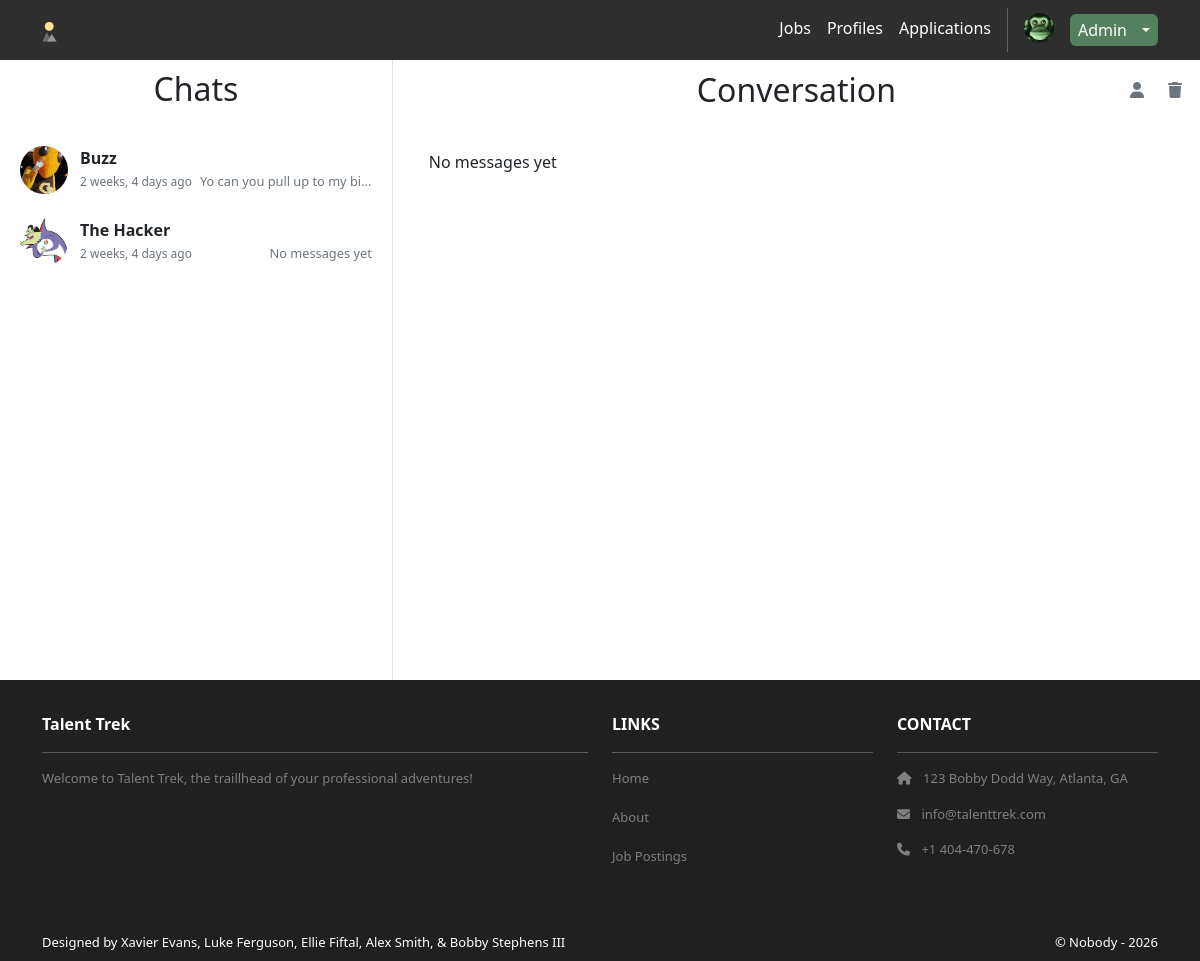
Page /chat/ (signed in) on the committed database.
### accounts/models.py (models this page shows, shortened)
class TTUser(AbstractBaseUser, PermissionsMixin):
    id = models.AutoField(primary_key=True)
    first_name = models.CharField("first name", max_length=31)
    last_name = models.CharField("last_name", max_length=31)
    email = models.EmailField("email address", max_length=127, unique=True)
    link = models.SlugField(max_length=255, blank=True)
    pfp = models.ImageField(upload_to=get_pfp_path, height_field=None, width_field=None, blank=True)
    country = models.ForeignKey(Country, on_delete=models.DO_NOTHING, blank=True, null=True) #UNTESTED
    region = models.ForeignKey(Region, on_delete=models.DO_NOTHING, blank=True, null=True) #UNTESTED
    city = models.ForeignKey(City, on_delete=models.DO_NOTHING, blank=True, null=True) #UNTESTED
    date_joined = models.DateTimeField("date joined", default=timezone.now)
    headline = models.TextField(max_length=1023, blank=True)
    is_seeker = models.BooleanField(default=False)
    is_recruiter = models.BooleanField(default=False)
    is_staff = models.BooleanField(
        "staff status",
        default=False,
        help_text="Designates whether the user can log into this admin site.",
    )
    is_active = models.BooleanField(
        "active",
        default=True,
        help_text=
            "Designates whether this user should be treated as active. "
            "Unselect this instead of deleting accounts.",
    )
    USERNAME_FIELD = "email"
    EMAIL_FIELD = "email"
    REQUIRED_FIELDS = ["first_name", "last_name"]
    objects = CustomAccountManager()
    class Meta:
        db_table = 'auth_user'
        verbose_name = "Talent Trek User"
        verbose_name_plural = "Talent Trek Users"
    def slugify_name(self):
        return f"{slugify(self.first_name)}-{slugify(self.last_name)}-{str(self.id)}"

### chat/models.py (models this page shows, shortened)
class Room(models.Model):
    id = models.UUIDField(primary_key=True, default=uuid.uuid4, editable=False)
    created_at = models.DateTimeField(auto_now_add=True)
    last_message_at = models.DateTimeField(auto_now=True)
    owner = models.ForeignKey(ChatUser, on_delete=models.CASCADE, related_name='owner')
    participant = models.ForeignKey(ChatUser, on_delete=models.CASCADE, related_name='participant')

class ChatUser(models.Model):
    TTUser = models.ForeignKey(TTUser, on_delete=models.CASCADE)
    last_read_message_at = models.DateTimeField(auto_now=True)

class Message(models.Model):
    room = models.ForeignKey(Room, on_delete=models.CASCADE)
    chat_user = models.ForeignKey(ChatUser, on_delete=models.CASCADE)
    content = models.TextField()
    created_at = models.DateTimeField(auto_now_add=True)

### chat/views.py (the view)
# urls.py: path('', views.index, name='accounts.index'),
@login_required
def index(request):
    if not ChatUser.objects.filter(TTUser=request.user).exists():
        ChatUser.objects.create(TTUser=request.user)
    conversations = get_conversations(request.user)
    template_data = {}
    template_data['title'] = 'Chat'
    template_data['conversations'] = conversations
    return render(request, 'chat/index.html', {'template_data': template_data})

### chat/views.py (called while the page is built)
def get_conversations(user):
    rooms = Room.objects.filter(Q(owner__TTUser=user) | Q(participant__TTUser=user)).order_by('-last_message_at')
    conversations = []
    for room in rooms:
        other = room.participant if room.owner.TTUser_id == user.id else room.owner
        last_message = Message.objects.filter(room=room).order_by('-created_at').first()
        if last_message:
            last_message_at = last_message.created_at
            last_message_content = last_message.content[:50]
        else:
            last_message_at = room.last_message_at
            last_message_content = ''
        conversations.append({
            'room': room,
            'other': other,
            'last_message_at': last_message_at,
            'last_message_content': last_message_content,
        })
    return conversations

### chat/templates/chat/index.html (shortened to what this page needs)
{% extends 'base.html' %}
{% load static %}
{% load humanize %}
{% block content %}
<link rel="stylesheet" type="text/css" href="{% static 'css/chat.css' %}">
<div class="chat-container">
    <div class="sidebar">
        <div class="sidebar-header">
            <h2>Chats</h2>
        </div>
        <div class="sidebar-content">
            {% for conversation in template_data.conversations %}
            <div class="sidebar-item">
                <div class="sidebar-item-content" onclick="window.location.href='{% url 'chat.room' room_id=conversation.room.id %}';">
                    {% if conversation.other.TTUser.pfp %}
                    <img src="{{ conversation.other.TTUser.pfp.url }}" alt="" class="sidebar-item-avatar"/>
                    {% else %}
                    <img src="{% static 'img/default_pfp.png' %}" alt="" class="sidebar-item-avatar"/>
                    {% endif %}
                    <div class="sidebar-item-text">
                        <h3 class="sidebar-item-name">{{ conversation.other.TTUser.first_name }} {{ conversation.other.TTUser.last_name }}</h3>
                        <div class="sidebar-item-meta">
                            <span class="sidebar-item-time">{{ conversation.last_message_at|naturaltime }}</span>
                            <span class="sidebar-item-preview">{{ conversation.last_message_content|truncatechars:50|default:'No messages yet' }}</span>
                        </div>
                    </div>
                </div>
            </div>
            {% endfor %}
        </div>
    </div>
    <div class="main">
        <div class="main-header">
            {% if template_data.other %}
            <h2>Conversation with {{ template_data.other.TTUser.first_name }} {{ template_data.other.TTUser.last_name }}</h2>
            {% else %}
            <h2>Conversation</h2>
            {% endif %}
            <div class="main-header-actions">
                <button type="button" class="main-header-btn" aria-label="View profile" ><i class="fas fa-user"></i></button>
                <button type="button" class="main-delete-btn" aria-label="Delete conversation"><i class="fas fa-trash"></i></button>
            </div>
        </div>
        <div class="main-chat">
            <div class="message-list">
                <div class="message-list-inner">
                {% for message in template_data.messages %}
                <div class="message-item {% if message.chat_user.TTUser.id == template_data.other.TTUser.id %}message-from-other{% else %}message-from-you{% endif %}">
                    <div class="message-bubble">
                        <p>{{ message.content }}</p>
                    </div>
                </div>
                {% empty %}
                <div class="message-item">
                    <div class="message-bubble">
                        <p>No messages yet</p>
                    </div>
                </div>
                {% endfor %}
            </div>
        </div>
    </div>
</div>
{% endblock content %}

### TalentTrek/templates/base.html (shortened to what this page needs)
<!DOCTYPE html>
<html>
  {% load static %}
  <head>
    <link href="https://cdn.jsdelivr.net/npm/bootstrap@5.3.3/dist/css/bootstrap.min.css" rel="stylesheet">
    <link rel="stylesheet" href="https://cdnjs.cloudflare.com/ajax/libs/font-awesome/6.1.1/css/all.min.css">
    <link href="https://cdn.jsdelivr.net/npm/select2@4.1.0-rc.0/dist/css/select2.min.css" rel="stylesheet">
    <link rel="stylesheet" type="text/css" href="{% static 'css/style.css' %}">
  </head>
  <body>
    <nav class="p-1.5 navbar navbar-dark bg-dark navbar-expand-lg">
      <div class="container align-items-center">
        <a class="navbar-brand" href="{% url 'home.index' %}">
          <img src="{% static 'img/TTLogo.svg' %}" alt="logo" height="20" />
        </a>
        <div class="collapse navbar-collapse" id="navbarNavAltMarkup">
          <div class="navbar-nav ms-auto navbar-ml">
            {% if not user.is_authenticated %}
            <a class="nav-link" href="{% url 'home.index' %}">Home</a>
            <a class="nav-link" href="{% url 'home.about' %}">About</a>
            {% elif user.is_authenticated %}
            <a class="nav-link" href="{% url 'posting.index' %}">Jobs</a>
            <a class="nav-link" href="{% url 'accounts.index' %}">Profiles</a>
            <a class="nav-link" href="{% url 'applications.index' %}">Applications</a>
            {% endif %}
            {% if user.is_authenticated %}
              <a class="navbar-brand" href="{% url 'accounts.profiles' user_link=user.slugify_name %}">
                {% if not user.pfp %}
                  <img class="profile-picture" src="{% static 'img/default_pfp.png' %}" alt="Profile Picture"/>
                {% else %}
                  <img class="profile-picture" src="{{ user.pfp.url }}" alt="Profile Picture"/>
                {% endif %}
              </a>
              <div class="btn-group align-items-center">
                <a type="button" class="btn profile-btn" href="{% url 'accounts.profiles' user_link=user.slugify_name %}">{{ user.first_name }}</a>
                <button type="button" class="btn profile-btn dropdown-toggle dropdown-toggle-split" data-bs-toggle="dropdown" aria-expanded="false">
                </button>
              </div>
            {% else %}
              <a class="nav-link" href="{% url 'accounts.login' %}">Login</a>
              <a class="nav-link" href="{% url 'accounts.register' %}">Register</a>
            {% endif %}
          </div>
        </div>
      </div>
    </nav>
    <div class="main-content">
      {% block content %}
      {% endblock content %}
    </div>
    <section class="p-3 ms-footer d-none d-md-block">
      <div class="container">
        <div class="row mt-3 text-white">
          <div class="col-md-6 col-lg-6 col-xl-6 mx-auto mb-4">
            <b>Talent Trek</b>
            <hr />
            <p>Welcome to Talent Trek, the traillhead of your professional adventures!</p>
          </div>
          <div class="col-md-3 col-lg-3 col-xl-3 mx-auto mb-4">
            <b>LINKS</b>
            <hr />
            <p>
              <a class="nav-link" href="{% url 'home.index' %}">Home</a>
              <br>
              <a class="nav-link" href="{% url 'home.about' %}">About</a>
              <br>
              <a class="nav-link" href= "{% url 'posting.index' %}">Job Postings</a>
              </p>
          </div>
          <div class="col-md-3 col-lg-3 col-xl-3 mx-auto mb-4">
            <b>CONTACT</b>
            <hr />
            <p><i class="fas fa-home me-2"></i> 123 Bobby Dodd Way, Atlanta, GA</p>
            <p><i class="fas fa-envelope me-2"></i> info@talenttrek.com</p>
            <p><i class="fas fa-phone me-2"></i> +1 404-470-678</p>
          </div>
        </div>
      </div>
    </section>
    <section class="ms-footer-bottom">
      <div class="container d-flex justify-content-between">
        <div class="me-5 text-white">
          <span>Designed by Xavier Evans, Luke Ferguson, Ellie Fiftal, Alex Smith, & Bobby Stephens III</span>
        </div>
        <div class="text-white">
          <span>© Nobody - 2026</span>
        </div>
      </div>
    </section>
  </body>
</html>

### TalentTrek/static/css/style.css (style rules this page uses)
:root { --text: #ffffff; --background: #010104; --primary-light: #91b69a; --primary: #548060; --primary-dark: #324c39; --secondary: #0f1d0c; --secondary-light: #596e55; --accent: #6c92c0; --accent-light: #afc7e4; --accent-dark: #5b6e86; }
html, body { min-height: 100vh; display: flex; flex-direction: column; }
.main-content { flex: 1; }
.navbar a.nav-link { color: var(--text) !important; }
.bg-dark { background-color: #2E2E2E !important; }
.ms-footer, .ms-footer-bottom { background-color: #202020; }
.ms-footer p { color: #7F7F7F; font-size: 13px; }
.ms-footer-bottom span { font-size: 13px; line-height: 38px; }
.profile-btn { height: 2rem; text-align: center; background-color: var(--primary); border: none; border-radius: 0.375rem; color: white; padding: 0.25rem 0.5rem 0.5rem; text-align: center; text-decoration: none; display: inline-block; font-size: 1rem; cursor: pointer; transition: all 0.3s; }
.profile-picture { margin-bottom: 4px; margin-left: 8px; vertical-align: middle; width: 30px; height: 30px; border-radius: 50%; object-fit: cover; }

### TalentTrek/static/css/chat.css (style rules this page uses)
.chat-container { display: flex; flex-direction: row; height: calc(100vh - 180px); min-height: 0; overflow: hidden; }
.main { width: 80%; height: 100%; display: flex; flex-direction: column; min-height: 0; overflow: hidden; }
.sidebar { width: 33%; height: 100%; border-right: 1px solid #dee2e6; }
.sidebar-header { padding: 10px; text-align: center; }
.sidebar-content { padding: 8px; height: 90vh; overflow-y: auto; scrollbar-width: thin; border-radius: 20px; }
.sidebar-item { padding: 12px; border-radius: 12px; cursor: pointer; transition: background 0.15s ease; }
.sidebar-item-content { display: flex; align-items: center; gap: 12px; }
.sidebar-item-avatar { width: 48px; height: 48px; border-radius: 50%; object-fit: cover; flex-shrink: 0; }
.sidebar-item-text { display: flex; flex-direction: column; gap: 4px; min-width: 0; flex: 1; }
.sidebar-item-name { margin: 0; font-size: 1rem; font-weight: 600; white-space: nowrap; overflow: hidden; text-overflow: ellipsis; }
.sidebar-item-meta { display: flex; justify-content: space-between; align-items: center; gap: 8px; }
.sidebar-item-time, .sidebar-item-preview { font-size: 0.75rem; color: #6c757d; }
.sidebar-item-preview { font-size: 0.8rem; white-space: nowrap; overflow: hidden; text-overflow: ellipsis; }
.sidebar-item-time { flex-shrink: 0; }
.main-header { display: flex; align-items: center; justify-content: space-between; padding: 10px; flex-shrink: 0; }
.main-header h2 { margin: 0; flex: 1; text-align: center; }
.main-header-actions { display: flex; gap: 8px; width: 72px; justify-content: flex-end; flex-shrink: 0; }
.main-header-btn, .main-delete-btn { background: none; border: none; padding: 8px; cursor: pointer; color: #6c757d; font-size: 1rem; border-radius: 6px; transition: color 0.15s ease, background 0.15s ease; }
.main-chat { display: flex; flex-direction: column; flex: 1 1 0; min-height: 0; overflow: hidden; padding: 10px; position: relative; }
.main-chat::before, .main-chat::after { content: ''; position: absolute; left: 0; right: 0; height: 24px; pointer-events: none; z-index: 1; }
.main-chat::before { top: 0; background: linear-gradient(to bottom, rgba(255, 255, 255, 1), rgba(255, 255, 255, 0)); }
.main-chat::after { bottom: 0; background: linear-gradient(to top, rgba(255, 255, 255, 1), rgba(255, 255, 255, 0)); }
.message-list { flex: 1 1 0; min-height: 0; overflow-y: auto; overflow-x: hidden; }
.message-list-inner { display: flex; flex-direction: column; align-items: stretch; justify-content: flex-end; gap: 12px; padding: 10px; min-height: min-content; }
.message-item { display: flex; width: 100%; }
.message-bubble { max-width: 70%; padding: 10px 16px; border-radius: 20px; text-align: left; }
.message-bubble p { margin: 0; }

### rows in the picture
Room: other.TTUser.pfp (picture), other.TTUser.first_name "Buzz", last_message_at "2 weeks, 4 days ago", last_message_content "Yo can you pull up to my bi…"
Room: other.TTUser.pfp (picture), other.TTUser.first_name "The Hacker", last_message_at "2 weeks, 4 days ago", last_message_content "No messages yet"

### other values in the picture
{{ user.first_name }} "Admin"
